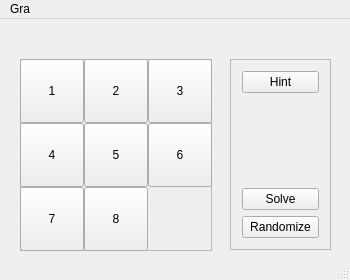
<?xml version="1.0" encoding="UTF-8"?>
<ui version="4.0">
 <class>MainWindow</class>
 <widget class="QMainWindow" name="MainWindow">
  <property name="windowModality">
   <enum>Qt::NonModal</enum>
  </property>
  <property name="geometry">
   <rect>
    <x>0</x>
    <y>0</y>
    <width>350</width>
    <height>280</height>
   </rect>
  </property>
  <property name="sizePolicy">
   <sizepolicy hsizetype="Fixed" vsizetype="Fixed">
    <horstretch>0</horstretch>
    <verstretch>0</verstretch>
   </sizepolicy>
  </property>
  <property name="minimumSize">
   <size>
    <width>350</width>
    <height>280</height>
   </size>
  </property>
  <property name="maximumSize">
   <size>
    <width>350</width>
    <height>280</height>
   </size>
  </property>
  <property name="windowTitle">
   <string>8 puzzle </string>
  </property>
  <property name="autoFillBackground">
   <bool>false</bool>
  </property>
  <widget class="QWidget" name="centralWidget">
   <widget class="QFrame" name="pola">
    <property name="geometry">
     <rect>
      <x>20</x>
      <y>40</y>
      <width>192</width>
      <height>192</height>
     </rect>
    </property>
    <property name="styleSheet">
     <string notr="true"/>
    </property>
    <property name="frameShape">
     <enum>QFrame::StyledPanel</enum>
    </property>
    <property name="frameShadow">
     <enum>QFrame::Plain</enum>
    </property>
    <widget class="QPushButton" name="pole_1">
     <property name="geometry">
      <rect>
       <x>0</x>
       <y>0</y>
       <width>64</width>
       <height>64</height>
      </rect>
     </property>
     <property name="styleSheet">
      <string notr="true">font: 26pt &quot;MS Shell Dlg 2&quot;;</string>
     </property>
     <property name="text">
      <string>1</string>
     </property>
    </widget>
    <widget class="QPushButton" name="pole_2">
     <property name="geometry">
      <rect>
       <x>64</x>
       <y>0</y>
       <width>64</width>
       <height>64</height>
      </rect>
     </property>
     <property name="styleSheet">
      <string notr="true">font: 26pt &quot;MS Shell Dlg 2&quot;;</string>
     </property>
     <property name="text">
      <string>2</string>
     </property>
    </widget>
    <widget class="QPushButton" name="pole_3">
     <property name="geometry">
      <rect>
       <x>128</x>
       <y>0</y>
       <width>64</width>
       <height>64</height>
      </rect>
     </property>
     <property name="styleSheet">
      <string notr="true">font: 26pt &quot;MS Shell Dlg 2&quot;;</string>
     </property>
     <property name="text">
      <string>3</string>
     </property>
    </widget>
    <widget class="QPushButton" name="pole_6">
     <property name="geometry">
      <rect>
       <x>128</x>
       <y>64</y>
       <width>64</width>
       <height>64</height>
      </rect>
     </property>
     <property name="styleSheet">
      <string notr="true">font: 26pt &quot;MS Shell Dlg 2&quot;;</string>
     </property>
     <property name="text">
      <string>6</string>
     </property>
    </widget>
    <widget class="QPushButton" name="pole_5">
     <property name="geometry">
      <rect>
       <x>64</x>
       <y>64</y>
       <width>64</width>
       <height>64</height>
      </rect>
     </property>
     <property name="styleSheet">
      <string notr="true">font: 26pt &quot;MS Shell Dlg 2&quot;;</string>
     </property>
     <property name="text">
      <string>5</string>
     </property>
    </widget>
    <widget class="QPushButton" name="pole_4">
     <property name="geometry">
      <rect>
       <x>0</x>
       <y>64</y>
       <width>64</width>
       <height>64</height>
      </rect>
     </property>
     <property name="styleSheet">
      <string notr="true">font: 26pt &quot;MS Shell Dlg 2&quot;;</string>
     </property>
     <property name="text">
      <string>4</string>
     </property>
    </widget>
    <widget class="QPushButton" name="pole_8">
     <property name="geometry">
      <rect>
       <x>64</x>
       <y>128</y>
       <width>64</width>
       <height>64</height>
      </rect>
     </property>
     <property name="styleSheet">
      <string notr="true">font: 26pt &quot;MS Shell Dlg 2&quot;;</string>
     </property>
     <property name="text">
      <string>8</string>
     </property>
    </widget>
    <widget class="QPushButton" name="pole_7">
     <property name="geometry">
      <rect>
       <x>0</x>
       <y>128</y>
       <width>64</width>
       <height>64</height>
      </rect>
     </property>
     <property name="styleSheet">
      <string notr="true">font: 26pt &quot;MS Shell Dlg 2&quot;;</string>
     </property>
     <property name="text">
      <string>7</string>
     </property>
    </widget>
   </widget>
   <widget class="QFrame" name="frame">
    <property name="geometry">
     <rect>
      <x>230</x>
      <y>40</y>
      <width>101</width>
      <height>191</height>
     </rect>
    </property>
    <property name="frameShape">
     <enum>QFrame::StyledPanel</enum>
    </property>
    <property name="frameShadow">
     <enum>QFrame::Raised</enum>
    </property>
    <layout class="QVBoxLayout" name="verticalLayout_2">
     <item>
      <layout class="QVBoxLayout" name="verticalLayout">
       <item>
        <widget class="QPushButton" name="przycisk_hint">
         <property name="text">
          <string>Hint</string>
         </property>
        </widget>
       </item>
       <item>
        <spacer name="verticalSpacer">
         <property name="orientation">
          <enum>Qt::Vertical</enum>
         </property>
         <property name="sizeHint" stdset="0">
          <size>
           <width>20</width>
           <height>40</height>
          </size>
         </property>
        </spacer>
       </item>
       <item>
        <widget class="QPushButton" name="przycisk_solve">
         <property name="text">
          <string>Solve</string>
         </property>
        </widget>
       </item>
       <item>
        <widget class="QPushButton" name="randomize">
         <property name="text">
          <string>Randomize</string>
         </property>
        </widget>
       </item>
      </layout>
     </item>
    </layout>
   </widget>
   <widget class="QLabel" name="label">
    <property name="geometry">
     <rect>
      <x>20</x>
      <y>0</y>
      <width>301</width>
      <height>31</height>
     </rect>
    </property>
    <property name="styleSheet">
     <string notr="true">font: 75 11pt &quot;MS Shell Dlg 2&quot;;
color: rgb(255, 0, 0);
</string>
    </property>
    <property name="text">
     <string/>
    </property>
   </widget>
  </widget>
  <widget class="QMenuBar" name="menuBar">
   <property name="geometry">
    <rect>
     <x>0</x>
     <y>0</y>
     <width>350</width>
     <height>21</height>
    </rect>
   </property>
   <widget class="QMenu" name="menuGra">
    <property name="title">
     <string>Gra</string>
    </property>
    <addaction name="actionWczytaj_gr"/>
    <addaction name="actionZapisz_rozwi_zanie"/>
    <addaction name="separator"/>
    <addaction name="actionExit"/>
   </widget>
   <addaction name="menuGra"/>
  </widget>
  <widget class="QStatusBar" name="statusBar"/>
  <action name="actionWczytaj_gr">
   <property name="text">
    <string>Wczytaj grę</string>
   </property>
  </action>
  <action name="actionZapisz_rozwi_zanie">
   <property name="text">
    <string>Zapisz rozwiązanie</string>
   </property>
  </action>
  <action name="actionExit">
   <property name="text">
    <string>Exit</string>
   </property>
  </action>
 </widget>
 <layoutdefault spacing="6" margin="11"/>
 <resources/>
 <connections/>
</ui>
